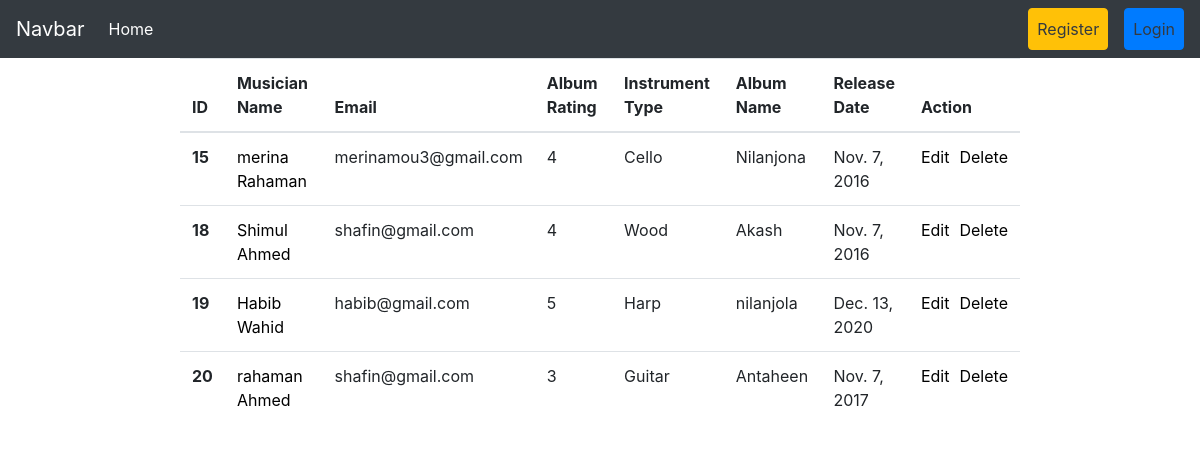
The page / on the database its author committed.
### Album/models.py (models this page shows, shortened)
class album(models.Model):
    name=models.CharField( max_length=50)
    musician=models.ForeignKey(musician,on_delete=models.CASCADE)
    release_date=models.DateField()
    rating = models.IntegerField(choices=((1, '1'), (2, '2'), (3, '3'), (4, '4'), (5, '5')))

### Musician/models.py (models this page shows, shortened)
class musician(models.Model):
    first_name= models.CharField(max_length=100)
    last_name= models.CharField(max_length=100)
    email = models.EmailField()
    phone_number = models.IntegerField()
    instrument_type = models.CharField(max_length=100)

### Musicians_Directory/views.py (the view)
# urls.py: 2. Add a URL to urlpatterns:  path('', views.home, name='home')
def home(request):
    data=album.objects.all()
    return render(request,'home.html',{'data':data})

### templates/home.html
{% extends "base.html" %}
{% block content %}
<div class="d-flex justify-content-center">
    <table class="table table-hover " style="width:70%">
        <thead>
          <tr>
            <th scope="col">ID</th>
            <th scope="col">Musician Name</th>
            <th scope="col">Email</th>
            <th scope="col">Album Rating</th>
            <th scope="col">Instrument Type</th>
            <th scope="col">Album Name</th>
            <th scope="col">Release Date</th>
            <th scope="col">Action</th>
          </tr>
        </thead>
        <tbody>
           {% for info in data %}
           <tr>
            <th scope="row">{{info.id}}</th>
            {% if user.is_authenticated %}
            <td><a href="{% url 'edit_musician' info.musician.id %}" >{{info.musician.first_name}} {{info.musician.last_name}}</a></td>
            {% else %}
            <td><a href="" style="color: black;" >{{info.musician.first_name}} {{info.musician.last_name}}</a></td>
            {% endif %}
            <td>{{info.musician.email}}</td>
            <td>{{info.rating}}</td>
            <td>{{info.musician.instrument_type}}</td>
            <td>{{info.name}}</td>
            <td>{{info.release_date}}</td>
            {% if request.user.is_authenticated  %}
            <td><span><a href="{% url 'edit_album' info.id  %}">Edit</a></span><span style="margin-left: 10px;"><a href="{%  url ' delete_album' info.id%}">Delete</a></span></td>
            {% else %}
            <td><span><a href="" style="color: black;" >Edit</a></span><span style="margin-left: 10px;"><a href="" style="color: black;" >Delete</a></span></td>
            {% endif %}
          </tr>
           {% endfor %}
        </tbody>
      </table>
</div>
  {% endblock content %}

### templates/base.html (shortened to what this page needs)
<!DOCTYPE html>
<html lang="en">
  <head>
    <link
      rel="stylesheet"
      href="https://cdn.jsdelivr.net/npm/bootstrap@4.0.0/dist/css/bootstrap.min.css"
    />
  </head>
  <body>
    <nav class="navbar navbar-expand-lg navbar-dark bg-dark">
      <a class="navbar-brand" href="#">Navbar</a>
      <div class="collapse navbar-collapse" id="navbarSupportedContent">
        <ul class="navbar-nav mr-auto">
          <li class="nav-item active">
            <a class="nav-link" href="{% url 'homepage' %}"
              >Home <span class="sr-only">(current)</span></a
            >
          </li>
        </ul>
        <div class="d-flex">
          <ul class="navbar-nav me-auto mb-2 mb-lg-0">
            {% if request.user.is_authenticated %}
            <li class="nav-item mx-3">
              <a
                class="nav-link btn btn-warning text-dark"
                href="{% url 'profile' %}"
                >Profile</a
              >
            </li>
            <li class="nav-item mx-3">
              <a
                class="nav-link btn btn-danger text-dark"
                href="{% url 'user_logout' %}"
                >Logout</a
              >
            </li>
            {% else %}
            <li class="nav-item mx-3">
              <a
                class="nav-link btn btn-warning text-dark"
                href="{% url 'register' %}"
                >Register</a
              >
            </li>
            <li class="nav-item">
              <a
                class="nav-link btn btn-primary text-dark"
                href="{% url 'user_login' %}"
                >Login</a
              >
            </li>
            {% endif %}
          </ul>
        </div>
      </div>
    </nav>
    {% block content %} {% endblock content %}
  </body>
</html>

### rows shown on the page
album: id "15", musician.first_name "merina", musician.last_name "Rahaman", musician.email "merinamou3@gmail.com", rating "4", musician.instrument_type "Cello", name "Nilanjona", release_date "Nov. 7, 2016"
album: id "18", musician.first_name "Shimul", musician.last_name "Ahmed", musician.email "shafin@gmail.com", rating "4", musician.instrument_type "Wood", name "Akash", release_date "Nov. 7, 2016"
album: id "19", musician.first_name "Habib", musician.last_name "Wahid", musician.email "habib@gmail.com", rating "5", musician.instrument_type "Harp", name "nilanjola", release_date "Dec. 13, 2020"
album: id "20", musician.first_name "rahaman", musician.last_name "Ahmed", musician.email "shafin@gmail.com", rating "3", musician.instrument_type "Guitar", name "Antaheen", release_date "Nov. 7, 2017"
